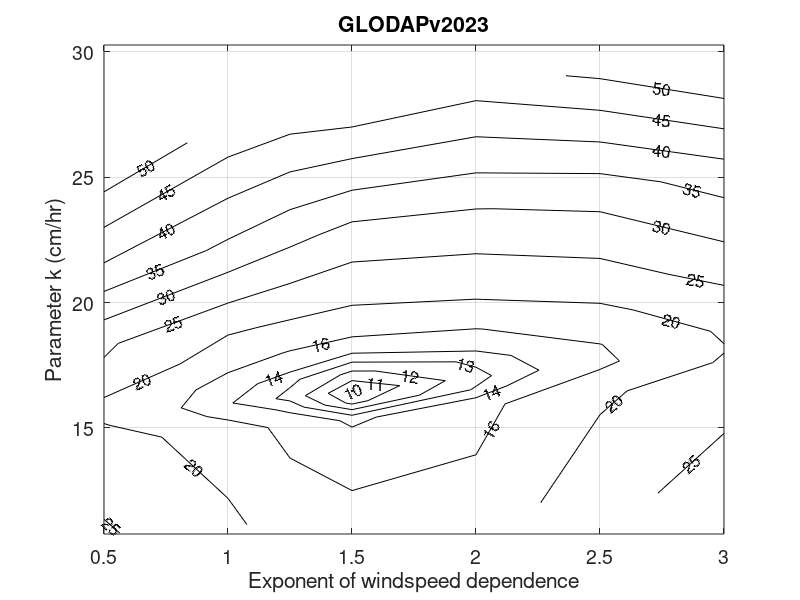

Write MATLAB code to recreate this figure. (Note: this script raises an error after producing the figure.)
%
% Weiwei Fu's code
%
load k_n.mat
figure(10);
% contourLevels = [1.1, 1.2, 1.3, 1.4, 1.5];
contourLevels = [9,10,11,12,13,14,16,20,25,30,35,40,45,50];
[C, h] = contour(X, k, Z, contourLevels, 'k'); 
clabel(C, h, 'FontSize', 12,'LabelSpacing',300); % Label contours
hold on; 
% Labels and title
xlabel('Exponent of windspeed dependence');
ylabel('Parameter k (cm/hr)');
title('GLODAPv2023');
set(gca,'fontsize',14);
set(gcf,'color','w');
grid on;

%
% My plot
%

%
% first rename Fu's Z to Y, that way we can use Z for the
% normalization constant
%
Y  = Z;
f = Y.*Y;

% assume:
%     that f = (d - m)' * W * ( d - m)
%     where d is the GLODAPV2_2023 Delta14C
%     and m(k,n) is the model computed Delta14C

%
% First we regrid Y2 onto a mesh with uniform spacing in both n AND k
%
N = 0.1:0.01:4; dn = max(N)-min(N);
K = 4:0.01:30;  dk = max(K)-min(K);



X = X(:); % the exponents
k = k(:); % the piston velocities
dsites = [X/dn,k/dk];
ctrs = dsites;


[X,Y] = meshgrid(N,K);
epoints = [X(:)/dn,Y(:)/dk];


rbf = @(ep,r) sqrt((1 + ep*r.*r)); ep =10^9;
%rbf = @(e,r) exp(-(e*r).^2); ep = 2.5;
IM = rbf(ep,DistanceMatrix(dsites,ctrs));
EM = rbf(ep,DistanceMatrix(epoints,ctrs));

Pf = X*0;
Pf(:) = EM*(IM\sqrt(f(:)));
figure(1)

[C, h] = contour(X, Y, Pf, contourLevels, 'k'); 
clabel(C, h, 'FontSize', 12,'LabelSpacing',300); % Label contours
hold on
scatter(dsites(:,1)*dn,dsites(:,2)*dk,'o',...
        'MarkerEdgeColor',[0.5,0.5,0.5],....
        'MarkerFaceColor',[0.5 0.5 0.5],...
        'MarkerFaceAlpha',0.2);
set(gca,'FontSize',16);
xlabel('$n$','Interpreter','latex')
ylabel('$\left<k_w\right>/\mbox{(cm/hr)}$','Interpreter','latex')
grid on

%
% Normalize the pdf and find the marginal posteriors
%
dn = X(1,2)-X(1,1);
dk = Y(2,1)-Y(1,1);
dA = dn*dk;
s2 = min(Pf(:).*Pf(:)); % optimal

Z = sum( exp(-0.5*(Pf(:).*Pf(:)/s2)).*dA );
P = 0*X;
P(:) = exp(-0.5*(Pf(:).*Pf(:)/s2))/Z;


% marginalize out n
Pkw = sum(P*dn,2);

% marginalize out kw
Pn = sum(P*dk,1);

figure(2)
H = plot(X(1,:),Pn,'-k');
set(H,'LineWidth',2);
xlabel('$n$','Interpreter','latex');
ylabel('probability density');
set(gca,'FontSize',16)
grid on      


figure(3)
H = plot(Y(:,1),Pkw,'-k');
set(H,'LineWidth',2);
xlabel('$\left<k_w\right>$/(cm/hr)','Interpreter','latex');
ylabel('probability density (cm/hr)$^{-1}$','Interpreter','latex');
grid on
set(gca,'FontSize',16)

